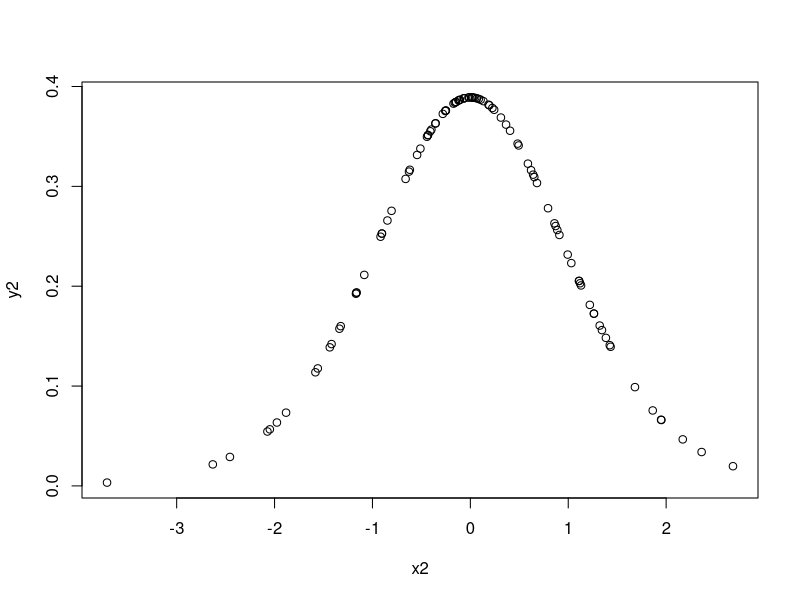

This chart was generated by the following R code:
x <- rnorm(320, 43.2, 8)
y <-subset(x, x>=55)
length(y)/320
pnorm(55, 43.2, 8, FALSE) + dnorm(55, 43.2, 8)

x2 <- rt(100, 10)
y2 <- dt(x2, 10)
plot(x2, y2)